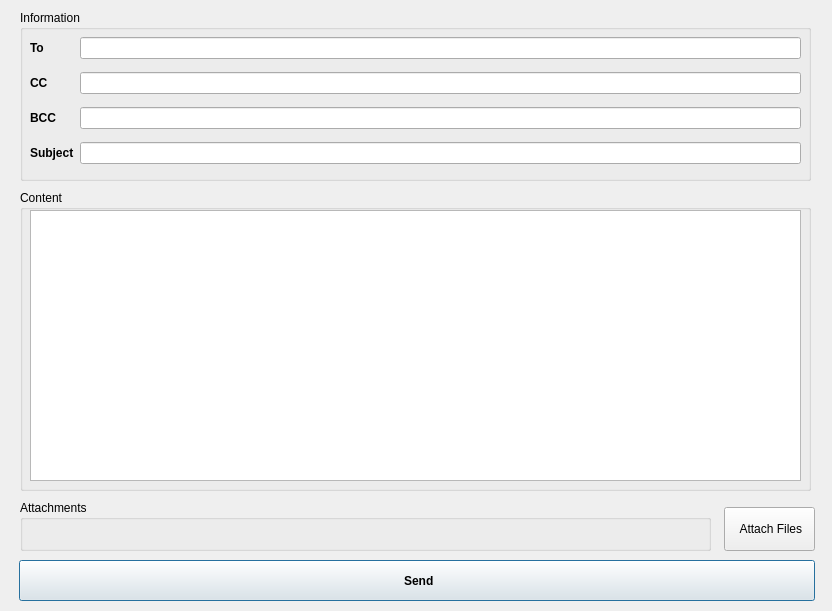
<?xml version="1.0" encoding="UTF-8"?>
<ui version="4.0">
 <class>newmail</class>
 <widget class="QDialog" name="newmail">
  <property name="geometry">
   <rect>
    <x>0</x>
    <y>0</y>
    <width>832</width>
    <height>611</height>
   </rect>
  </property>
  <property name="minimumSize">
   <size>
    <width>832</width>
    <height>611</height>
   </size>
  </property>
  <property name="maximumSize">
   <size>
    <width>832</width>
    <height>611</height>
   </size>
  </property>
  <property name="windowTitle">
   <string>New Mail</string>
  </property>
  <property name="windowIcon">
   <iconset>
    <normaloff>icon/mail (1).png</normaloff>icon/mail (1).png</iconset>
  </property>
  <widget class="QPushButton" name="send">
   <property name="geometry">
    <rect>
     <x>19</x>
     <y>560</y>
     <width>796</width>
     <height>41</height>
    </rect>
   </property>
   <property name="font">
    <font>
     <pointsize>9</pointsize>
     <bold>true</bold>
    </font>
   </property>
   <property name="text">
    <string> Send</string>
   </property>
   <property name="icon">
    <iconset>
     <normaloff>icon/send.png</normaloff>icon/send.png</iconset>
   </property>
  </widget>
  <widget class="QGroupBox" name="information">
   <property name="geometry">
    <rect>
     <x>20</x>
     <y>10</y>
     <width>791</width>
     <height>171</height>
    </rect>
   </property>
   <property name="title">
    <string>Information</string>
   </property>
   <widget class="QWidget" name="layoutWidget">
    <property name="geometry">
     <rect>
      <x>10</x>
      <y>20</y>
      <width>771</width>
      <height>141</height>
     </rect>
    </property>
    <layout class="QGridLayout" name="gridLayout">
     <item row="2" column="0">
      <widget class="QLabel" name="label_3">
       <property name="font">
        <font>
         <bold>true</bold>
        </font>
       </property>
       <property name="text">
        <string>BCC</string>
       </property>
      </widget>
     </item>
     <item row="3" column="1">
      <widget class="QLineEdit" name="subject">
       <property name="styleSheet">
        <string notr="true"/>
       </property>
      </widget>
     </item>
     <item row="0" column="1">
      <widget class="QLineEdit" name="to"/>
     </item>
     <item row="1" column="1">
      <widget class="QLineEdit" name="cc"/>
     </item>
     <item row="2" column="1">
      <widget class="QLineEdit" name="bcc"/>
     </item>
     <item row="1" column="0">
      <widget class="QLabel" name="label_2">
       <property name="font">
        <font>
         <bold>true</bold>
        </font>
       </property>
       <property name="text">
        <string>CC</string>
       </property>
      </widget>
     </item>
     <item row="3" column="0">
      <widget class="QLabel" name="label_4">
       <property name="font">
        <font>
         <bold>true</bold>
        </font>
       </property>
       <property name="text">
        <string>Subject</string>
       </property>
      </widget>
     </item>
     <item row="0" column="0">
      <widget class="QLabel" name="label">
       <property name="font">
        <font>
         <bold>true</bold>
        </font>
       </property>
       <property name="text">
        <string>To</string>
       </property>
      </widget>
     </item>
    </layout>
   </widget>
  </widget>
  <widget class="QGroupBox" name="group2">
   <property name="geometry">
    <rect>
     <x>20</x>
     <y>190</y>
     <width>791</width>
     <height>301</height>
    </rect>
   </property>
   <property name="title">
    <string>Content</string>
   </property>
   <widget class="QTextEdit" name="content">
    <property name="geometry">
     <rect>
      <x>10</x>
      <y>20</y>
      <width>771</width>
      <height>271</height>
     </rect>
    </property>
   </widget>
  </widget>
  <widget class="QGroupBox" name="groupBox_3">
   <property name="geometry">
    <rect>
     <x>20</x>
     <y>500</y>
     <width>691</width>
     <height>51</height>
    </rect>
   </property>
   <property name="title">
    <string>Attachments</string>
   </property>
   <widget class="QLabel" name="attachments">
    <property name="geometry">
     <rect>
      <x>10</x>
      <y>20</y>
      <width>661</width>
      <height>21</height>
     </rect>
    </property>
    <property name="text">
     <string/>
    </property>
   </widget>
  </widget>
  <widget class="QPushButton" name="attach">
   <property name="geometry">
    <rect>
     <x>724</x>
     <y>507</y>
     <width>91</width>
     <height>44</height>
    </rect>
   </property>
   <property name="text">
    <string> Attach Files</string>
   </property>
   <property name="icon">
    <iconset>
     <normaloff>icon/folder.png</normaloff>icon/folder.png</iconset>
   </property>
  </widget>
 </widget>
 <resources/>
 <connections/>
</ui>
